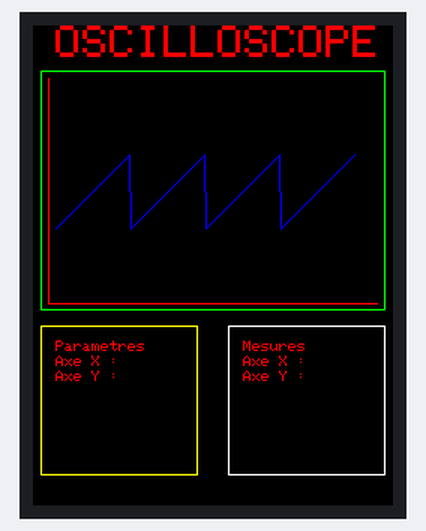
A sketch run on a simulated Arduino Uno, built with avr-gcc and run on an emulated ATmega328P. Parts: 240×320 colour display. What the sketch prints to the serial monitor is not drawn.

Above: at 0.4 s.

The sketch:

testEcranCouleur.ino
```cpp
//
//
//  testEcranCouleur.ino
//
//


#include <Adafruit_GFX.h>    // Core graphics library
#include <SPI.h>
#include <Wire.h>      // this is needed even tho we aren't using it
#include <Adafruit_ILI9341.h>
#include <Adafruit_STMPE610.h>

// This is calibration data for the raw touch data to the screen coordinates
#define TS_MINX 150
#define TS_MINY 130
#define TS_MAXX 3800
#define TS_MAXY 4000

// The STMPE610 uses hardware SPI on the shield, and #8
#define STMPE_CS 6
Adafruit_STMPE610 ts = Adafruit_STMPE610(STMPE_CS);

// The display also uses hardware SPI, plus #9 & #10
#define TFT_CS 9
#define TFT_DC 10
Adafruit_ILI9341 tft = Adafruit_ILI9341(TFT_CS, TFT_DC);

// Size of the color selection boxes and the paintbrush size
#define BOXSIZE 40
#define PENRADIUS 3


#define LOOP_DELAY 10
#define LOOP_REFRESH_POINTS     1000
#define NB_STORED_VALUES    200
#define _WHITE ILI9341_WHITE
#define _BLACK ILI9341_BLACK
#define _BLUE ILI9341_BLUE
#define _GREEN ILI9341_GREEN
#define _RED ILI9341_RED
#define _YELLOW ILI9341_YELLOW

int nbColor = 6;
int color[] = {_WHITE, _YELLOW, _BLACK, _RED, _GREEN, _BLUE};
char textColor[][20] = {"blanc", "jaune", "noir", "rouge", "vert", "bleu"};

int nbItemMenu = 2;
char itemMenu[][20] = {"parametres", "set "};

boolean refreshTitle = true;
boolean refreshMenu = true;
boolean refreshCadreCourbes = true;
boolean refreshMesures = true;
boolean refreshAxes = true;
boolean refreshPoints = true;
int lastRefreshPoints = millis();

char texte[100];

int tblValues[NB_STORED_VALUES];

//=================================================
//
//      displayTitle
//
//=================================================
void displayTitle(){
    if (refreshTitle){
        Serial.println("displayTitle");
        tft.setCursor(15,0);
        tft.setTextColor(_RED);
        tft.setTextSize(3);
        tft.println("OSCILLOSCOPE");
        refreshTitle = false;
    }
}

//=================================================
//
//      displayMenu
//
//=================================================
void displayMenu(){
    if (refreshMenu){
        Serial.println("displayMenu");
        int colorCadre = _YELLOW;
        int originX = 5;
        int originY = (tft.height() / 2) + 40;
        int tailleX = tft.width() / 2 - 15;
        int tailleY = 100;
        sprintf(texte, "orig X=%d, orig Y=%d, taille X=%d, taille Y=%d", originX, originY, tailleX, tailleY);
        Serial.println(texte);
        tft.drawRect(originX, originY, tailleX, tailleY, colorCadre);
        refreshMenu = false;

        // display text
        int numLigne = 1;
        tft.setCursor(originX + 10,originY + (10 * numLigne++));
        tft.setTextSize(1);
        tft.println("Parametres");
        tft.setCursor(originX + 10,originY + (10 * numLigne++));
        tft.println("Axe X : ");
        tft.setCursor(originX + 10,originY + (10 * numLigne++));
        tft.println("Axe Y : ");
    }
}

//=================================================
//
//      displayMesures
//
//=================================================
void displayMesures(){
    if (refreshMesures){
        Serial.println("displayMesures");
        int colorCadre = _WHITE;
        int originX = tft.width() / 2 + 10;;
        int originY = (tft.height() / 2) + 40;
        int tailleX = tft.width() / 2 - 15;
        int tailleY = 100;
        sprintf(texte, "orig X=%d, orig Y=%d, taille X=%d, taille Y=%d", originX, originY, tailleX, tailleY);
        Serial.println(texte);
        tft.drawRect(originX, originY, tailleX, tailleY, colorCadre);
        refreshMesures = false;

        // display text
        int numLigne = 1;
        tft.setCursor(originX + 10,originY + (10 * numLigne++));
        tft.setTextSize(1);
        tft.println("Mesures");
        tft.setCursor(originX + 10,originY + (10 * numLigne++));
        tft.println("Axe X : ");
        tft.setCursor(originX + 10,originY + (10 * numLigne++));
        tft.println("Axe Y : ");
    }
}

//=================================================
//
//      displayCourbes
//
//=================================================
void displayCourbes(){
    if (refreshCadreCourbes){
        Serial.println("displayCourbes");
        int colorCadre = _GREEN;
        int originX = 5;
        int originY = 30;
        int tailleX = tft.width() - 10;
        int tailleY = tft.height() / 2;
        sprintf(texte, "orig X=%d, orig Y=%d, taille X=%d, taille Y=%d", originX, originY, tailleX, tailleY);
        Serial.println(texte);
        tft.drawRect(originX, originY, tailleX, tailleY, colorCadre);

        refreshCadreCourbes = false;
    }

    // display Axes
    if (refreshAxes){
        Serial.println("displayAxes");
        int colorAxes = _RED;
        int originX = 10;
        int originY = 35;
        int lengthX = 150;
        int lengthY = 220;
        //int finY = tft.height() / 2 - 15;
        sprintf(texte, "orig X=%d, orig Y=%d, lengthX=%d, lengthY=%d", originX, originY, lengthX, lengthY);
        Serial.println(texte);
        tft.drawFastVLine(originX, originY, lengthX, colorAxes);
        tft.drawFastHLine(originX, originY + lengthX, lengthY, colorAxes);
        refreshAxes = false;
    }

    // display points
    if (refreshPoints){
        int originX = 15;
        int originY = 40;
        int lengthX = 145;
        int lengthY = 215;
        int colorPoints = _BLUE;
        Serial.println("displayPoints");
        tft.fillRect(originX, originY, lengthY, lengthX, _BLACK);
        for (int i=1 ; i<NB_STORED_VALUES ; i++){
            int x0 = originX + i-1;
            int y0 = originY + lengthX - tblValues[i-1];
            int x1 = originX + i;
            int y1 = originY + lengthX - tblValues[i];
            tft.drawLine(x0,y0,x1,y1,colorPoints);
        }

        refreshPoints = false;
    }
}

//=================================================
//
//      initTft
//
//=================================================
void initTft(){
    Serial.println("Touch Paint!");

    tft.begin();

    // read diagnostics (optional but can help debug problems)
    uint8_t x = tft.readcommand8(ILI9341_RDMODE);
    Serial.print("Display Power Mode: 0x"); Serial.println(x, HEX);
    x = tft.readcommand8(ILI9341_RDMADCTL);
    Serial.print("MADCTL Mode: 0x"); Serial.println(x, HEX);
    x = tft.readcommand8(ILI9341_RDPIXFMT);
    Serial.print("Pixel Format: 0x"); Serial.println(x, HEX);
    x = tft.readcommand8(ILI9341_RDIMGFMT);
    Serial.print("Image Format: 0x"); Serial.println(x, HEX);
    x = tft.readcommand8(ILI9341_RDSELFDIAG);
    Serial.print("Self Diagnostic: 0x"); Serial.println(x, HEX);


    if (!ts.begin()) {
        Serial.println("Couldn't start touchscreen controller");
    }else{
        Serial.println("Touchscreen started");
    }

}

//=================================================
//
//      setup
//
//=================================================
void setup() {
    // initialize serial communication
    Serial.begin(38400);
    int timeoutInitSerial = 100;
    while (timeoutInitSerial-- > 0)
    {
        if (Serial)
            break;
        delay(10);
    }
    Serial.println("Serial initialized");

    initTft();

    tft.setRotation(2);
    tft.fillScreen(ILI9341_BLACK);

    for (int i=0 ; i<NB_STORED_VALUES ; i++ ){
        tblValues[i] = 50 + (i%50);
    }

    Serial.println("end of setup");

}


//=================================================
//
//      loop
//
//=================================================
void loop(){
    //Serial.println("boucle principale");

    displayTitle();
    displayCourbes();
    displayMenu();
    displayMesures();

    if ((millis() - lastRefreshPoints) > LOOP_REFRESH_POINTS ){
        refreshPoints=true;
        lastRefreshPoints = millis();
    }

    delay(LOOP_DELAY);

}
```
